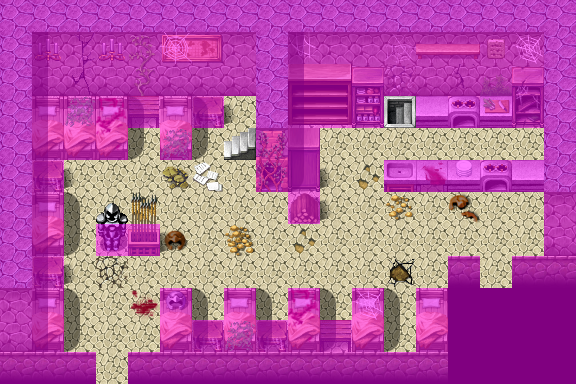

A level layout from a 2D game, rendered from its tile map. Below: a short description, then the map file with tile-grid data replaced by summaries:
An orthogonal 18x12 tile map with 32x32 px tiles, 4 tile layers (Ground, Objects, Above, Walkable), 60 tilesets and 14 objects (6x spawn, 4x mapchange, 4x script).

<map version="1.0" tiledversion="1.0.2" orientation="orthogonal" renderorder="right-down" width="18" height="12" tilewidth="32" tileheight="32" nextobjectid="12">
 <tileset firstgid="1" name="map_bed_1" tilewidth="32" tileheight="32" tilecount="128" columns="16">
  <image source="../drawable/map_bed_1.png" width="512" height="256" />
 </tileset>
 <tileset firstgid="129" name="map_border_1" tilewidth="32" tileheight="32" tilecount="128" columns="16">
  <image source="../drawable/map_border_1.png" width="512" height="256" />
 </tileset>
 <tileset firstgid="257" name="map_bridge_1" tilewidth="32" tileheight="32" tilecount="128" columns="16">
  <image source="../drawable/map_bridge_1.png" width="512" height="256" />
 </tileset>
 <tileset firstgid="385" name="map_bridge_2" tilewidth="32" tileheight="32" tilecount="128" columns="16">
  <image source="../drawable/map_bridge_2.png" width="512" height="256" />
 </tileset>
 <tileset firstgid="513" name="map_broken_1" tilewidth="32" tileheight="32" tilecount="128" columns="16">
  <image source="../drawable/map_broken_1.png" width="512" height="256" />
 </tileset>
 <tileset firstgid="641" name="map_cavewall_1" tilewidth="32" tileheight="32" tilecount="108" columns="18">
  <image source="../drawable/map_cavewall_1.png" width="576" height="192" />
 </tileset>
 <tileset firstgid="749" name="map_cavewall_2" tilewidth="32" tileheight="32" tilecount="108" columns="18">
  <image source="../drawable/map_cavewall_2.png" width="576" height="192" />
 </tileset>
 <tileset firstgid="857" name="map_cavewall_3" tilewidth="32" tileheight="32" tilecount="108" columns="18">
  <image source="../drawable/map_cavewall_3.png" width="576" height="192" />
 </tileset>
 <tileset firstgid="965" name="map_cavewall_4" tilewidth="32" tileheight="32" tilecount="108" columns="18">
  <image source="../drawable/map_cavewall_4.png" width="576" height="192" />
 </tileset>
 <tileset firstgid="1073" name="map_chair_table_1" tilewidth="32" tileheight="32" tilecount="128" columns="16">
  <image source="../drawable/map_chair_table_1.png" width="512" height="256" />
 </tileset>
 <tileset firstgid="1201" name="map_chair_table_2" tilewidth="32" tileheight="32" tilecount="128" columns="16">
  <image source="../drawable/map_chair_table_2.png" width="512" height="256" />
 </tileset>
 <tileset firstgid="1329" name="map_crate_1" tilewidth="32" tileheight="32" tilecount="128" columns="16">
  <image source="../drawable/map_crate_1.png" width="512" height="256" />
 </tileset>
 <tileset firstgid="1457" name="map_cupboard_1" tilewidth="32" tileheight="32" tilecount="128" columns="16">
  <image source="../drawable/map_cupboard_1.png" width="512" height="256" />
 </tileset>
 <tileset firstgid="1585" name="map_curtain_1" tilewidth="32" tileheight="32" tilecount="128" columns="16">
  <image source="../drawable/map_curtain_1.png" width="512" height="256" />
 </tileset>
 <tileset firstgid="1713" name="map_entrance_1" tilewidth="32" tileheight="32" tilecount="128" columns="16">
  <image source="../drawable/map_entrance_1.png" width="512" height="256" />
 </tileset>
 <tileset firstgid="1841" name="map_entrance_2" tilewidth="32" tileheight="32" tilecount="128" columns="16">
  <image source="../drawable/map_entrance_2.png" width="512" height="256" />
 </tileset>
 <tileset firstgid="1969" name="map_fence_1" tilewidth="32" tileheight="32" tilecount="128" columns="16">
  <image source="../drawable/map_fence_1.png" width="512" height="256" />
 </tileset>
 <tileset firstgid="2097" name="map_fence_2" tilewidth="32" tileheight="32" tilecount="128" columns="16">
  <image source="../drawable/map_fence_2.png" width="512" height="256" />
 </tileset>
 <tileset firstgid="2225" name="map_fence_3" tilewidth="32" tileheight="32" tilecount="128" columns="16">
  <image source="../drawable/map_fence_3.png" width="512" height="256" />
 </tileset>
 <tileset firstgid="2353" name="map_fence_4" tilewidth="32" tileheight="32" tilecount="128" columns="16">
  <image source="../drawable/map_fence_4.png" width="512" height="256" />
 </tileset>
 <tileset firstgid="2481" name="map_ground_1" tilewidth="32" tileheight="32" tilecount="128" columns="16">
  <image source="../drawable/map_ground_1.png" width="512" height="256" />
 </tileset>
 <tileset firstgid="2609" name="map_ground_2" tilewidth="32" tileheight="32" tilecount="128" columns="16">
  <image source="../drawable/map_ground_2.png" width="512" height="256" />
 </tileset>
 <tileset firstgid="2737" name="map_ground_3" tilewidth="32" tileheight="32" tilecount="128" columns="16">
  <image source="../drawable/map_ground_3.png" width="512" height="256" />
 </tileset>
 <tileset firstgid="2865" name="map_ground_4" tilewidth="32" tileheight="32" tilecount="128" columns="16">
  <image source="../drawable/map_ground_4.png" width="512" height="256" />
 </tileset>
 <tileset firstgid="2993" name="map_ground_5" tilewidth="32" tileheight="32" tilecount="128" columns="16">
  <image source="../drawable/map_ground_5.png" width="512" height="256" />
 </tileset>
 <tileset firstgid="3121" name="map_ground_6" tilewidth="32" tileheight="32" tilecount="128" columns="16">
  <image source="../drawable/map_ground_6.png" width="512" height="256" />
 </tileset>
 <tileset firstgid="3249" name="map_ground_7" tilewidth="32" tileheight="32" tilecount="128" columns="16">
  <image source="../drawable/map_ground_7.png" width="512" height="256" />
 </tileset>
 <tileset firstgid="3377" name="map_ground_8" tilewidth="32" tileheight="32" tilecount="128" columns="16">
  <image source="../drawable/map_ground_8.png" width="512" height="256" />
 </tileset>
 <tileset firstgid="3505" name="map_house_1" tilewidth="32" tileheight="32" tilecount="128" columns="16">
  <image source="../drawable/map_house_1.png" width="512" height="256" />
 </tileset>
 <tileset firstgid="3633" name="map_house_2" tilewidth="32" tileheight="32" tilecount="128" columns="16">
  <image source="../drawable/map_house_2.png" width="512" height="256" />
 </tileset>
 <tileset firstgid="3761" name="map_indoor_1" tilewidth="32" tileheight="32" tilecount="128" columns="16">
  <image source="../drawable/map_indoor_1.png" width="512" height="256" />
 </tileset>
 <tileset firstgid="3889" name="map_indoor_2" tilewidth="32" tileheight="32" tilecount="128" columns="16">
  <image source="../drawable/map_indoor_2.png" width="512" height="256" />
 </tileset>
 <tileset firstgid="4017" name="map_kitchen_1" tilewidth="32" tileheight="32" tilecount="128" columns="16">
  <image source="../drawable/map_kitchen_1.png" width="512" height="256" />
 </tileset>
 <tileset firstgid="4145" name="map_outdoor_1" tilewidth="32" tileheight="32" tilecount="128" columns="16">
  <image source="../drawable/map_outdoor_1.png" width="512" height="256" />
 </tileset>
 <tileset firstgid="4273" name="map_pillar_1" tilewidth="32" tileheight="32" tilecount="128" columns="16">
  <image source="../drawable/map_pillar_1.png" width="512" height="256" />
 </tileset>
 <tileset firstgid="4401" name="map_pillar_2" tilewidth="32" tileheight="32" tilecount="128" columns="16">
  <image source="../drawable/map_pillar_2.png" width="512" height="256" />
 </tileset>
 <tileset firstgid="4529" name="map_plant_1" tilewidth="32" tileheight="32" tilecount="128" columns="16">
  <image source="../drawable/map_plant_1.png" width="512" height="256" />
 </tileset>
 <tileset firstgid="4657" name="map_plant_2" tilewidth="32" tileheight="32" tilecount="128" columns="16">
  <image source="../drawable/map_plant_2.png" width="512" height="256" />
 </tileset>
 <tileset firstgid="4785" name="map_rock_1" tilewidth="32" tileheight="32" tilecount="128" columns="16">
  <image source="../drawable/map_rock_1.png" width="512" height="256" />
 </tileset>
 <tileset firstgid="4913" name="map_rock_2" tilewidth="32" tileheight="32" tilecount="128" columns="16">
  <image source="../drawable/map_rock_2.png" width="512" height="256" />
 </tileset>
 <tileset firstgid="5041" name="map_roof_1" tilewidth="32" tileheight="32" tilecount="128" columns="16">
  <image source="../drawable/map_roof_1.png" width="512" height="256" />
 </tileset>
 <tileset firstgid="5169" name="map_roof_2" tilewidth="32" tileheight="32" tilecount="128" columns="16">
  <image source="../drawable/map_roof_2.png" width="512" height="256" />
 </tileset>
 <tileset firstgid="5297" name="map_roof_3" tilewidth="32" tileheight="32" tilecount="128" columns="16">
  <image source="../drawable/map_roof_3.png" width="512" height="256" />
 </tileset>
 <tileset firstgid="5425" name="map_shop_1" tilewidth="32" tileheight="32" tilecount="128" columns="16">
  <image source="../drawable/map_shop_1.png" width="512" height="256" />
 </tileset>
 <tileset firstgid="5553" name="map_sign_ladder_1" tilewidth="32" tileheight="32" tilecount="128" columns="16">
  <image source="../drawable/map_sign_ladder_1.png" width="512" height="256" />
 </tileset>
 <tileset firstgid="5681" name="map_table_1" tilewidth="32" tileheight="32" tilecount="128" columns="16">
  <image source="../drawable/map_table_1.png" width="512" height="256" />
 </tileset>
 <tileset firstgid="5809" name="map_trail_1" tilewidth="32" tileheight="32" tilecount="128" columns="16">
  <image source="../drawable/map_trail_1.png" width="512" height="256" />
 </tileset>
 <tileset firstgid="5937" name="map_transition_1" tilewidth="32" tileheight="32" tilecount="128" columns="16">
  <image source="../drawable/map_transition_1.png" width="512" height="256" />
 </tileset>
 <tileset firstgid="6065" name="map_transition_2" tilewidth="32" tileheight="32" tilecount="128" columns="16">
  <image source="../drawable/map_transition_2.png" width="512" height="256" />
 </tileset>
 <tileset firstgid="6193" name="map_transition_3" tilewidth="32" tileheight="32" tilecount="128" columns="16">
  <image source="../drawable/map_transition_3.png" width="512" height="256" />
 </tileset>
 <tileset firstgid="6321" name="map_transition_4" tilewidth="32" tileheight="32" tilecount="128" columns="16">
  <image source="../drawable/map_transition_4.png" width="512" height="256" />
 </tileset>
 <tileset firstgid="6449" name="map_transition_5" tilewidth="32" tileheight="32" tilecount="128" columns="16">
  <image source="../drawable/map_transition_5.png" width="512" height="256" />
 </tileset>
 <tileset firstgid="6577" name="map_tree_1" tilewidth="32" tileheight="32" tilecount="128" columns="16">
  <image source="../drawable/map_tree_1.png" width="512" height="256" />
 </tileset>
 <tileset firstgid="6705" name="map_tree_2" tilewidth="32" tileheight="32" tilecount="128" columns="16">
  <image source="../drawable/map_tree_2.png" width="512" height="256" />
 </tileset>
 <tileset firstgid="6833" name="map_wall_1" tilewidth="32" tileheight="32" tilecount="128" columns="16">
  <image source="../drawable/map_wall_1.png" width="512" height="256" />
 </tileset>
 <tileset firstgid="6961" name="map_wall_2" tilewidth="32" tileheight="32" tilecount="120" columns="15">
  <image source="../drawable/map_wall_2.png" width="480" height="256" />
 </tileset>
 <tileset firstgid="7081" name="map_wall_3" tilewidth="32" tileheight="32" tilecount="120" columns="15">
  <image source="../drawable/map_wall_3.png" width="480" height="256" />
 </tileset>
 <tileset firstgid="7201" name="map_wall_4" tilewidth="32" tileheight="32" tilecount="120" columns="15">
  <image source="../drawable/map_wall_4.png" width="480" height="256" />
 </tileset>
 <tileset firstgid="7321" name="map_window_1" tilewidth="32" tileheight="32" tilecount="128" columns="16">
  <image source="../drawable/map_window_1.png" width="512" height="256" />
 </tileset>
 <tileset firstgid="7449" name="map_window_2" tilewidth="32" tileheight="32" tilecount="128" columns="16">
  <image source="../drawable/map_window_2.png" width="512" height="256" />
 </tileset>
 <layer name="Ground" width="18" height="12">
  <data>[216 cells, 216 non-empty, 10 distinct tile ids]</data>
 </layer>
 <layer name="Objects" width="18" height="12">
  <data>[216 cells, 91 non-empty, 53 distinct tile ids]</data>
 </layer>
 <layer name="Above" width="18" height="12">
  <data>[216 cells, 32 non-empty, 12 distinct tile ids]</data>
 </layer>
 <layer name="Walkable" width="18" height="12">
  <data>[216 cells, 144 non-empty, 1 distinct tile ids]</data>
 </layer>
 <objectgroup name="Mapevents">
  <object id="4" name="exit1" type="mapchange" x="96" y="352" width="32" height="32">
   <properties>
    <property name="map" value="wild22" />
    <property name="place" value="entrance1" />
   </properties>
  </object>
  <object id="5" name="exit2" type="mapchange" x="480" y="256" width="32" height="32">
   <properties>
    <property name="map" value="wild22" />
    <property name="place" value="entrance2" />
   </properties>
  </object>
  <object id="8" name="up" type="mapchange" x="224" y="128" width="32" height="32">
   <properties>
    <property name="map" value="stoutford_castle_barrack1" />
    <property name="place" value="down" />
   </properties>
  </object>
  <object id="9" name="down" type="mapchange" x="384" y="96" width="32" height="32">
   <properties>
    <property name="map" value="stoutford_castle_barrack2" />
    <property name="place" value="up" />
   </properties>
  </object>
  <object id="17" name="stn_gyra_m20_4" type="script" x="352" y="128" width="96" height="32" />
  <object id="16" name="stn_gyra_m20_3" type="script" x="160" y="160" width="128" height="32" />
  <object id="12" name="stn_gyra_m20_2" type="script" x="448" y="224" width="96" height="32" />
  <object id="13" name="stn_gyra_m20_1" type="script" x="64" y="320" width="96" height="32" />
 </objectgroup>
 <objectgroup name="Spawn">
  <object id="10" name="erwyn_cook" type="spawn" x="320" y="128" width="224" height="96" />
  <object id="11" name="erwyn_soldier" type="spawn" x="64" y="96" width="384" height="256">
   <properties>
    <property name="quantity" type="int" value="2" />
   </properties>
  </object>
  <object id="19" name="stn_gyra4" type="spawn" x="384" y="96" width="32" height="32">
   <properties>
    <property name="active" value="false" />
    <property name="ignoreAreas" value="true" />
   </properties>
  </object>
  <object id="18" name="stn_gyra3" type="spawn" x="224" y="128" width="32" height="32">
   <properties>
    <property name="active" value="false" />
    <property name="ignoreAreas" value="true" />
   </properties>
  </object>
  <object id="14" name="stn_gyra2" type="spawn" x="480" y="256" width="32" height="32">
   <properties>
    <property name="active" value="false" />
    <property name="ignoreAreas" value="true" />
   </properties>
  </object>
  <object id="15" name="stn_gyra1" type="spawn" x="96" y="352" width="32" height="32">
   <properties>
    <property name="active" value="false" />
    <property name="ignoreAreas" value="true" />
   </properties>
  </object>
 </objectgroup>
 <objectgroup name="Keys" />
 <objectgroup name="Replace" />
</map>
